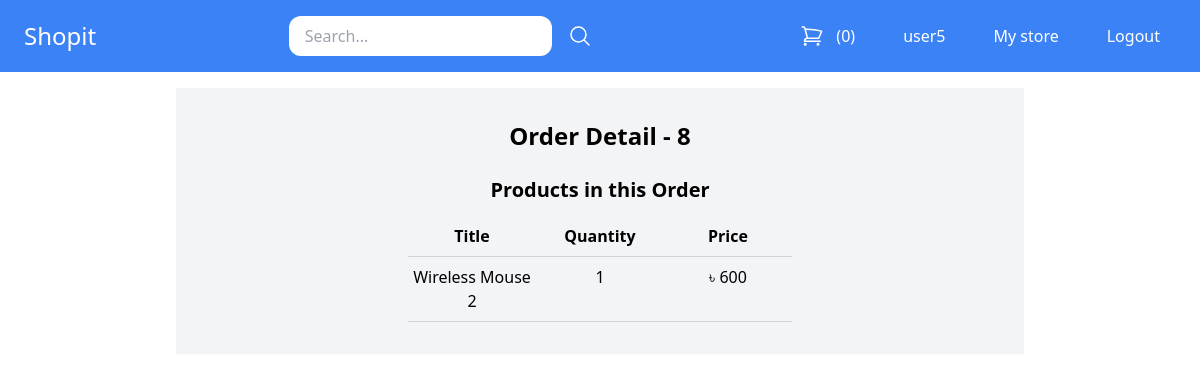
The page /mystore/order-detail/8/ (signed in) on the database its author committed.
### core/models.py (models this page shows, shortened)
class Order(models.Model):
	first_name = models.CharField(max_length=255)
	last_name = models.CharField(max_length=255)
	address = models.CharField(max_length=255)
	zipcode = models.CharField(max_length=255)
	city = models.CharField(max_length=255)
	payment_intent = models.CharField(max_length=255, blank=True, null=True, default=None)
	paid_amount = models.IntegerField(blank=True, null=True)
	is_paid = models.BooleanField(default=False)
	created_by = models.ForeignKey(User, related_name='orders', on_delete=models.SET_NULL, null=True)
	created_at = models.DateTimeField(auto_now_add=True)

class OrderItem(models.Model):
	order = models.ForeignKey(Order, related_name='items', on_delete=models.CASCADE)
	product = models.ForeignKey(Product, related_name='items', on_delete=models.CASCADE)
	price = models.IntegerField()
	quantity = models.IntegerField(default=1)

class Product(models.Model):
	DRAFT = 'draft'
	WAITING_APPROVAL = 'waitingapproval'
	ACTIVE = 'active'
	DELETED = 'deleted'
	STATUS_CHOICES = {
		(DRAFT, 'Draft'),
		(WAITING_APPROVAL, 'Waiting approval'),
		(ACTIVE, 'Active'),
		(DELETED, 'Deleted'),
	}
	user = models.ForeignKey(User, related_name='products', on_delete=models.CASCADE)
	category = models.ForeignKey(Category, related_name='products', on_delete=models.CASCADE)
	title = models.CharField(max_length=50)
	slug = models.SlugField(max_length=50)
	description = models.TextField(blank=True)
	tags = models.TextField(default='')
	price = models.PositiveIntegerField()
	image = models.ImageField(upload_to='uploads/product_images', blank=True, null=True)
	thumbnail = models.ImageField(upload_to='uploads/product_images/thumbnail', blank=True, null=True)
	created_at = models.DateTimeField(auto_now_add=True)
	updated_at = models.DateTimeField(auto_now=True)
	status = models.CharField(max_length=50, choices=STATUS_CHOICES, default=ACTIVE)
	average_rating = models.DecimalField(max_digits=3, decimal_places=1, default=0)
	view_count = models.PositiveIntegerField(default=0)
	class Meta:
		ordering = ('-created_at',)

### core/views.py (the view)
# urls.py: path('mystore/order-detail/<int:pk>/', views.mystore_order_detail, name='mystore_order_detail'),
@login_required
def mystore_order_detail(request, pk):
    order = get_object_or_404(Order, pk=pk)
    return render(request, 'mystore_order_detail.html', {
        'order' : order,
        })

### core/templates/mystore_order_detail.html (shortened to what this page needs)
{% extends 'base.html' %}
{% block content %}
<div class="bg-gray-100">
<div class="container mx-auto p-8 max-w-md text-center">
    <h1 class="mb-6 text-2xl font-semibold text-center">Order Detail - {{ order.id }}</h1>
    <h2 class="mb-3 text-xl font-semibold text-center">Products in this Order</h2>
    <div class="flex flex-wrap border-b border-gray-300 py-2">
        <div class="w-1/3 font-semibold">Title</div>
        <div class="w-1/3 font-semibold">Quantity</div>
        <div class="w-1/3 font-semibold">Price</div>
    </div>
    {% for item in order.items.all %}
    {% if item.product.user == request.user %}
    <div class="flex flex-wrap border-b border-gray-300 py-2">
        <div class="w-1/3">{{ item.product.title }}</div>
        <div class="w-1/3">{{ item.quantity }}</div>
        <div class="w-1/3">৳ {{ item.price }}</div>
    </div>
    {% endif %}
    {% endfor %}
</div>
</div>
{% endblock %}

### core/templates/base.html (shortened to what this page needs)
<!doctype html>
<html>
<head>
  <script src="https://cdn.tailwindcss.com"></script>
</head>
<body>
	<nav class="max-w mx-auto py-4 px-6 flex items-center justify-between bg-blue-500">
		<div class="logo">
			<a href="/" class="text-2xl text-white">Shopit</a>
		</div>
		<div class="search">
			<form method="get" action="/search/" class="flex items-center space-x-4">
				<input type="search" class="py-2 px-4 rounded-xl" name='query' placeholder="Search...">
				<button>
					<svg xmlns="http://www.w3.org/2000/svg" fill="none" viewBox="0 0 24 24" stroke-width="1.5" stroke="currentColor" class="w-6 h-6 text-white">
  				<path stroke-linecap="round" stroke-linejoin="round" d="M21 21l-5.197-5.197m0 0A7.5 7.5 0 105.196 5.196a7.5 7.5 0 0010.607 10.607z" />
					</svg>
				</button>
			</form>
		</div>
		<div class="menu flex items-center space-x-4">
			<a href="{% url 'cart_view' %}" class="flex space-x-3 py-2 px-4 bg-blue-500 hover:bg-blue-700 rounded-xl text-white"> <span>({{ cart|length }})</span></a>
			{% if request.user.is_authenticated %}
				<a href="{% url 'myaccount' %}" class="py-2 px-4 bg-blue-500 hover:bg-blue-700 rounded-xl text-white">{{request.user.username}}</a>
				<a href="{% url 'mystore' %}" class="py-2 px-4 bg-blue-500 hover:bg-blue-700 rounded-xl text-white">My store</a>
				<a href="{% url 'logout' %}" class="py-2 px-4 bg-blue-500 hover:bg-blue-700 rounded-xl text-white">Logout</a>
			{% else %}
				<a href="{% url 'login' %}" class="py-2 px-4 bg-blue-500 hover:bg-blue-700 rounded-xl text-white">Login</a>
			{% endif %}
		</div>
	</nav>
	<div class="max-w-4xl mx-auto py-4 px-6">
		{% block content %}
		{% endblock %}
	</div>
</body>
</html>

### rows shown on the page
Order: id "8"
OrderItem: product "Wireless Mouse 2", quantity "1", price "600"

### other values the page prints
{{ cart|length }} "0"
{{ request.user.username }} "user5"
